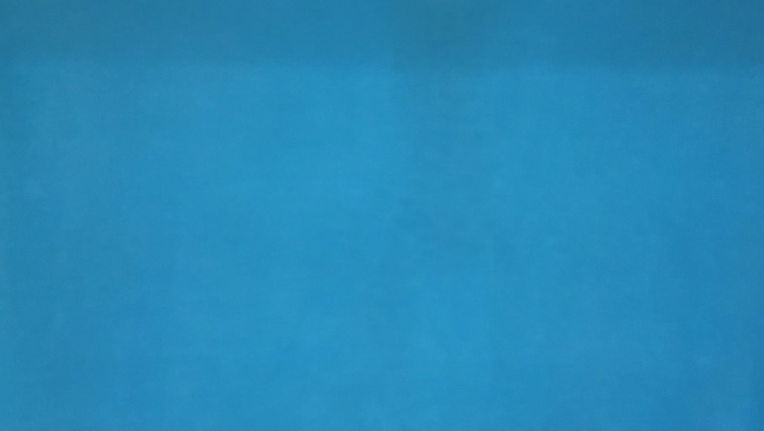
#> input picture images_test/blue.png, 1527 x 862 px, given in place of the camera (shown at 1/2 size)
$ python test_webcam_squares_colors.py
#> lines starting #> are read from the running program, lines starting #| are printed output that depends on the picture; after the words box and inside, x2 and y2 are one past the last pixel; in counts of white or black regions, pixels touching at a corner belong together
# Python code for Multiple Color Detection
import cap as cap
import numpy as np
import cv2

color_dict_HSV = {'black': [[180, 255, 30], [0, 0, 0]],
              'white': [[180, 18, 255], [0, 0, 231]],
              'red1': [[180, 255, 255], [159, 50, 70]],
              'red2': [[9, 255, 255], [0, 50, 70]],
              'green': [[89, 255, 255], [36, 50, 70]],
              'blue': [[128, 255, 255], [90, 50, 70]],
              'yellow': [[35, 255, 255], [25, 50, 70]],
              'purple': [[158, 255, 255], [129, 50, 70]],
              'orange': [[24, 255, 255], [10, 50, 70]],
              'gray': [[180, 18, 230], [0, 0, 40]]}


# Capturing video through webcam
webcam = cv2.VideoCapture(1)

# Start a while loop
while (1):

    # Reading the video from the
    # webcam in image frames
    _, imageFrame = webcam.read()
#> imageFrame is the input picture: shape (862, 1527, 3); mean B, G, R 181.9, 136.4, 38.9

    # Convert the imageFrame in
    # BGR(RGB color space) to
    # HSV(hue-saturation-value)
    # color space
    hsvFrame = cv2.cvtColor(imageFrame, cv2.COLOR_BGR2HSV)
#> hsvFrame: shape (862, 1527, 3); mean H, S, V 99.5, 200.5, 181.9

    # Set range for red color 1 and
    # define mask
    red1_lower = np.array(color_dict_HSV['red1'][1], np.uint8)
    red1_upper = np.array(color_dict_HSV['red1'][0], np.uint8)
    red1_mask = cv2.inRange(hsvFrame, red1_lower, red1_upper)
#> red1_mask: shape (862, 1527); every value is 0

    red2_lower = np.array(color_dict_HSV['red2'][1], np.uint8)
    red2_upper = np.array(color_dict_HSV['red2'][0], np.uint8)
    red2_mask = cv2.inRange(hsvFrame, red2_lower, red2_upper)

    # Set range for green color and
    # define mask
    green_lower = np.array(color_dict_HSV['green'][1], np.uint8)
    green_upper = np.array(color_dict_HSV['green'][0], np.uint8)
    green_mask = cv2.inRange(hsvFrame, green_lower, green_upper)

    # Set range for blue color and
    # define mask
    blue_lower = np.array(color_dict_HSV['blue'][1], np.uint8)
    blue_upper = np.array(color_dict_HSV['blue'][0], np.uint8)
    blue_mask = cv2.inRange(hsvFrame, blue_lower, blue_upper)
#> blue_mask: shape (862, 1527); every value is 255

    # Set range for yellow color and
    # define mask
    yellow_lower = np.array(color_dict_HSV['yellow'][1], np.uint8)
    yellow_upper = np.array(color_dict_HSV['yellow'][0], np.uint8)
    yellow_mask = cv2.inRange(hsvFrame, yellow_lower, yellow_upper)

    # Set range for purple color and
    # define mask
    purple_lower = np.array(color_dict_HSV['purple'][1], np.uint8)
    purple_upper = np.array(color_dict_HSV['purple'][0], np.uint8)
    purple_mask = cv2.inRange(hsvFrame, purple_lower, purple_upper)

    # Morphological Transform, Dilation
    # for each color and bitwise_and operator
    # between imageFrame and mask determines
    # to detect only that particular color
    kernal = np.ones((5, 5), "uint8")

    # For red color
    red_mask1 = cv2.dilate(red1_mask, kernal)
    res_red1 = cv2.bitwise_and(imageFrame, imageFrame,
                              mask=red_mask1)
#> res_red1: shape (862, 1527, 3); every value is 0

    red_mask2 = cv2.dilate(red2_mask, kernal)
    res_red2 = cv2.bitwise_and(imageFrame, imageFrame,
                              mask=red_mask2)

    # For green color
    green_mask = cv2.dilate(green_mask, kernal)
    res_green = cv2.bitwise_and(imageFrame, imageFrame,
                                mask=green_mask)

    # For blue color
    blue_mask = cv2.dilate(blue_mask, kernal)
    res_blue = cv2.bitwise_and(imageFrame, imageFrame,
                               mask=blue_mask)

    # For yellow color
    yellow_mask = cv2.dilate(yellow_mask, kernal)
    res_yellow = cv2.bitwise_and(imageFrame, imageFrame,
                                   mask=yellow_mask)

    # For purple color
    purple_mask = cv2.dilate(purple_mask, kernal)
    res_purple = cv2.bitwise_and(imageFrame, imageFrame,
                                   mask=purple_mask)


    # Creating contour to track red color
    contours, hierarchy = cv2.findContours(red_mask1,
                                           cv2.RETR_TREE,
                                           cv2.CHAIN_APPROX_SIMPLE)
#> contours = []

    for pic, contour in enumerate(contours):
        area = cv2.contourArea(contour)
        if (area > 1500):
            x, y, w, h = cv2.boundingRect(contour)
            imageFrame = cv2.rectangle(imageFrame, (x, y),
                                       (x + w, y + h),
                                       (0, 0, 255), 2)

            cv2.putText(imageFrame, "Red Colour", (x, y),
                        cv2.FONT_HERSHEY_SIMPLEX, 1.0,
                        (0, 0, 255))
#> this loop made 0 passes

    # Creating contour to track green color
    contours, hierarchy = cv2.findContours(green_mask,
                                           cv2.RETR_TREE,
                                           cv2.CHAIN_APPROX_SIMPLE)

    for pic, contour in enumerate(contours):
        area = cv2.contourArea(contour)
        if (area > 1500):
            x, y, w, h = cv2.boundingRect(contour)
            imageFrame = cv2.rectangle(imageFrame, (x, y),
                                       (x + w, y + h),
                                       (0, 255, 0), 2)

            cv2.putText(imageFrame, "Green Colour", (x, y),
                        cv2.FONT_HERSHEY_SIMPLEX,
                        1.0, (0, 255, 0))

    # Creating contour to track blue color
    contours, hierarchy = cv2.findContours(blue_mask,
                                           cv2.RETR_TREE,
                                           cv2.CHAIN_APPROX_SIMPLE)
#> contours = [[[0, 0], [0, 861], [1526, 861], [1526, 0]]]
    for pic, contour in enumerate(contours):
        area = cv2.contourArea(contour)
        if (area > 1500):
            x, y, w, h = cv2.boundingRect(contour)
            imageFrame = cv2.rectangle(imageFrame, (x, y),
                                       (x + w, y + h),
                                       (255, 0, 0), 2)

            cv2.putText(imageFrame, "Blue Colour", (x, y),
                        cv2.FONT_HERSHEY_SIMPLEX,
                        1.0, (255, 0, 0))
#> this loop made 1 pass
#> (pic, contour, area, x, y, w, h) on pass 1: (0, [[0, 0], [0, 861], [1526, 861], [1526, 0]], 1313886, 0, 0, 1527, 862)
#> pass 1, `imageFrame = cv2.rectangle(imageFrame, (x, y), (x + w, y + h), (255, 0..`:
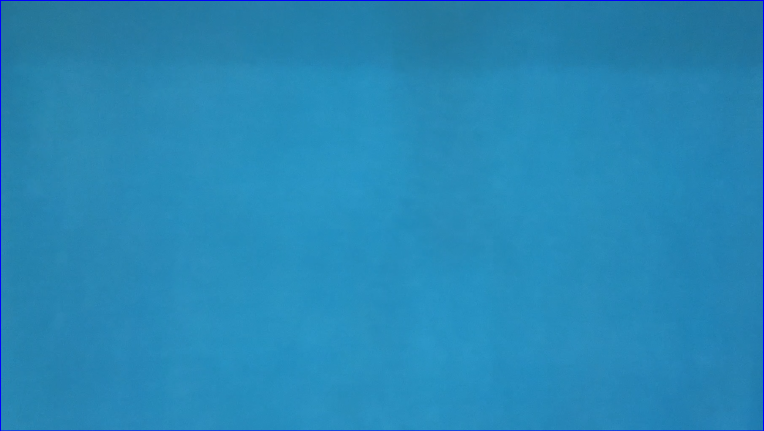
#> imageFrame: shape (862, 1527, 3) (shown at 1/2 size); 0.54% of pixels changed, all inside (x1, y1, x2, y2) = (0, 0, 1527, 862)

    # Creating contour to track yellow color
    contours, hierarchy = cv2.findContours(yellow_mask,
                                           cv2.RETR_TREE,
                                           cv2.CHAIN_APPROX_SIMPLE)
#> contours = []
    for pic, contour in enumerate(contours):
        area = cv2.contourArea(contour)
        if (area > 1500):
            x, y, w, h = cv2.boundingRect(contour)
            imageFrame = cv2.rectangle(imageFrame, (x, y),
                                       (x + w, y + h),
                                       (0, 255, 255), 2)

            cv2.putText(imageFrame, "Yellow Colour", (x, y),
                        cv2.FONT_HERSHEY_SIMPLEX,
                        1.0, (0, 255, 255))

    # Creating contour to track purple color
    contours, hierarchy = cv2.findContours(purple_mask,
                                           cv2.RETR_TREE,
                                           cv2.CHAIN_APPROX_SIMPLE)
    for pic, contour in enumerate(contours):
        area = cv2.contourArea(contour)
        if (area > 1500):
            x, y, w, h = cv2.boundingRect(contour)
            imageFrame = cv2.rectangle(imageFrame, (x, y),
                                       (x + w, y + h),
                                       (255, 0, 255), 2)

            cv2.putText(imageFrame, "Purple Colour", (x, y),
                        cv2.FONT_HERSHEY_SIMPLEX,
                        1.0, (255, 0, 255))

    # Program Termination
    cv2.imshow("Multiple Color Detection in Real-TIme", imageFrame)
    if cv2.waitKey(10) & 0xFF == ord('q'):
#> (key q is pressed here)
        cap.release()
#> (this line was passed over: cap is not available in this run)
        cv2.destroyAllWindows()
        break
